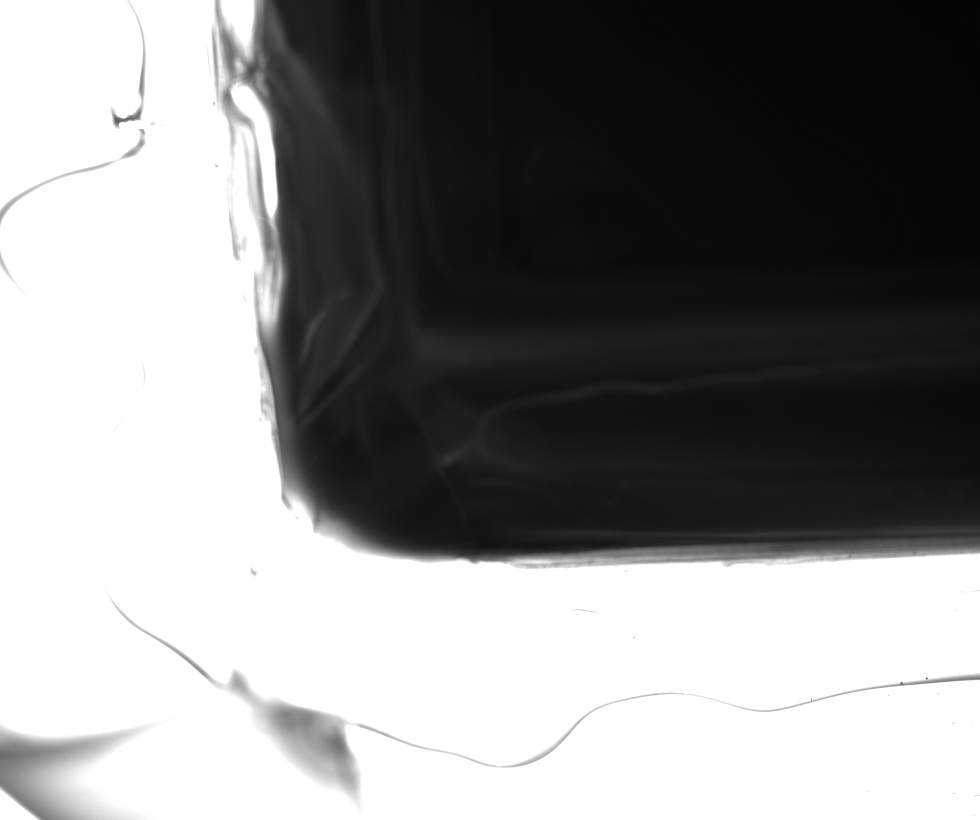
#> input picture Project/산업컴퓨터비전실제/과제/미니프로젝트/1.bmp, 980 x 820 px
$ python '2-converting color.py' --path '../미니프로젝트/1.bmp'
#> lines starting #> are read from the running program, lines starting #| are printed output that depends on the picture
# -*- coding: utf-8 -*-
"""
Created on Wed Sep 15 21:06:36 2021

@author: JSH
"""

import argparse
import cv2
import numpy as np

parser = argparse.ArgumentParser()
parser.add_argument('--path', default='E:/Study/AI/Lena.png', help='Image path.')
params = parser.parse_args()
img = cv2.imread(params.path)
#> img is the input picture: shape (820, 980, 3); min 3, max 255, mean 138.9

print('Shape:',img.shape)
#| Shape: (820, 980, 3)
print('Data type:', img.dtype)
#| Data type: uint8
cv2.imshow("original", img)

gray = cv2.cvtColor(img,cv2.COLOR_BGR2GRAY)
print('Converted to grayscale:')
print('Shape:', gray.shape)
#| Shape: (820, 980)
print('Data type:', gray.dtype)
#| Data type: uint8
cv2.imshow("gray-scale img", gray)

hsv = cv2.cvtColor(img,cv2.COLOR_BGR2HSV)
#> hsv: shape (820, 980, 3); mean H, S, V 0, 0, 138.9
print('Converted to grayscale:')
print('Shape:', gray.shape)
#| Shape: (820, 980)
print('Data type:', gray.dtype)
#| Data type: uint8

hsv[:,:,2] *= 2
#> hsv: shape (820, 980, 3); mean H, S, V 0, 0, 146.1
from_hsv = cv2.cvtColor(hsv, cv2.COLOR_HSV2BGR)
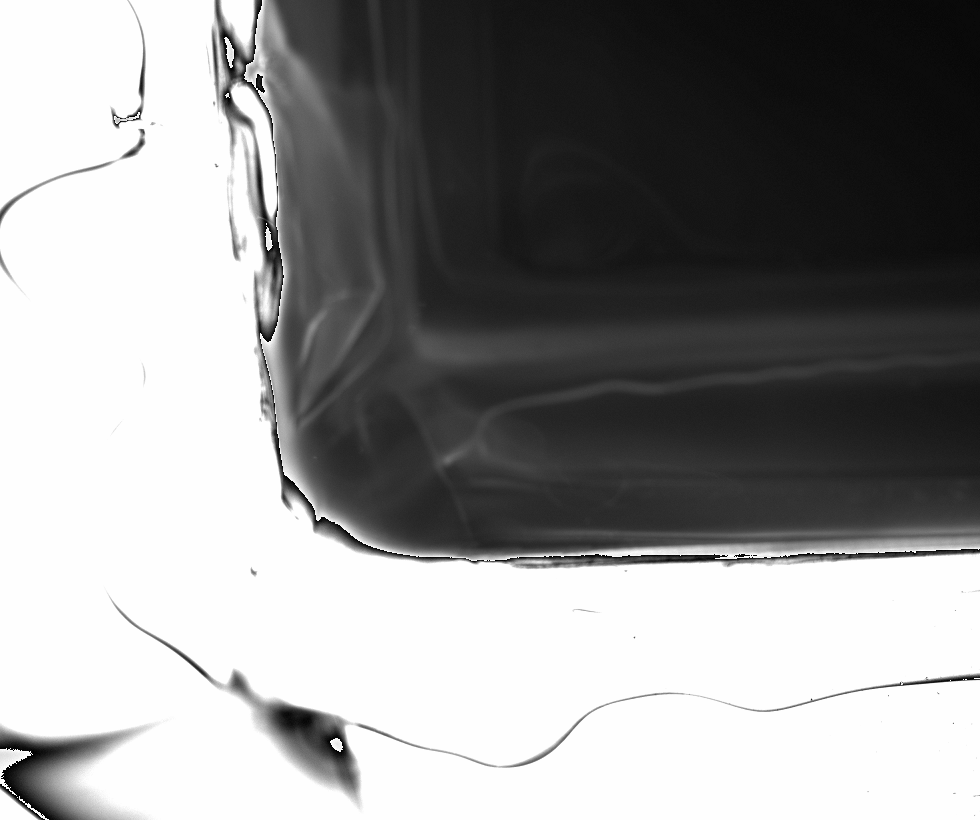
#> from_hsv: shape (820, 980, 3); min 0, max 254, mean 146.1
print('Converted back to BGR from HSV')
print('Shape:', from_hsv.shape)
#| Shape: (820, 980, 3)
print('Data type:', from_hsv.dtype)
#| Data type: uint8
cv2.imshow("from_hsv", from_hsv)

cv2.waitKey(0)
#> (the run stopped early here; a loop or call above may not have finished)
